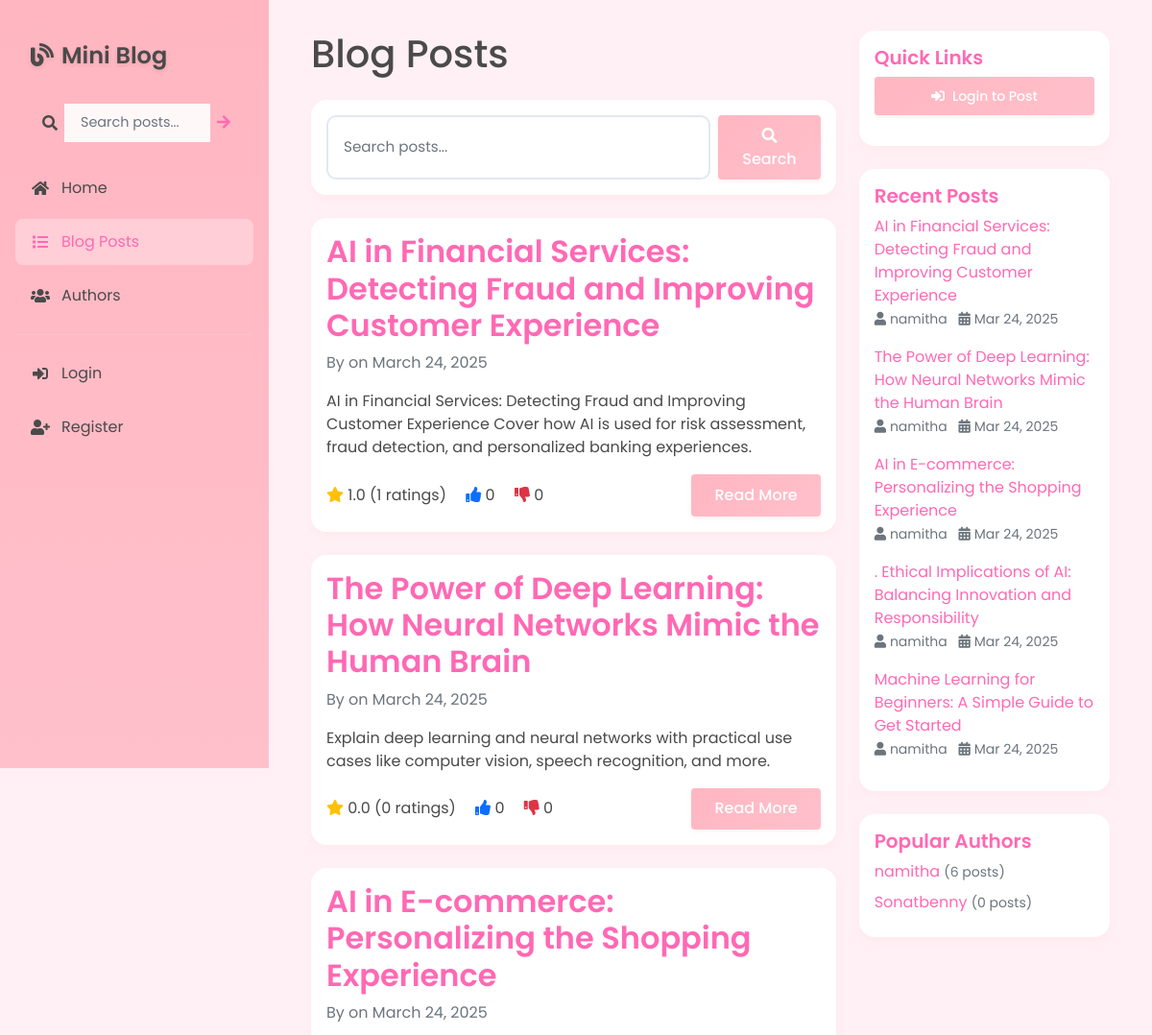
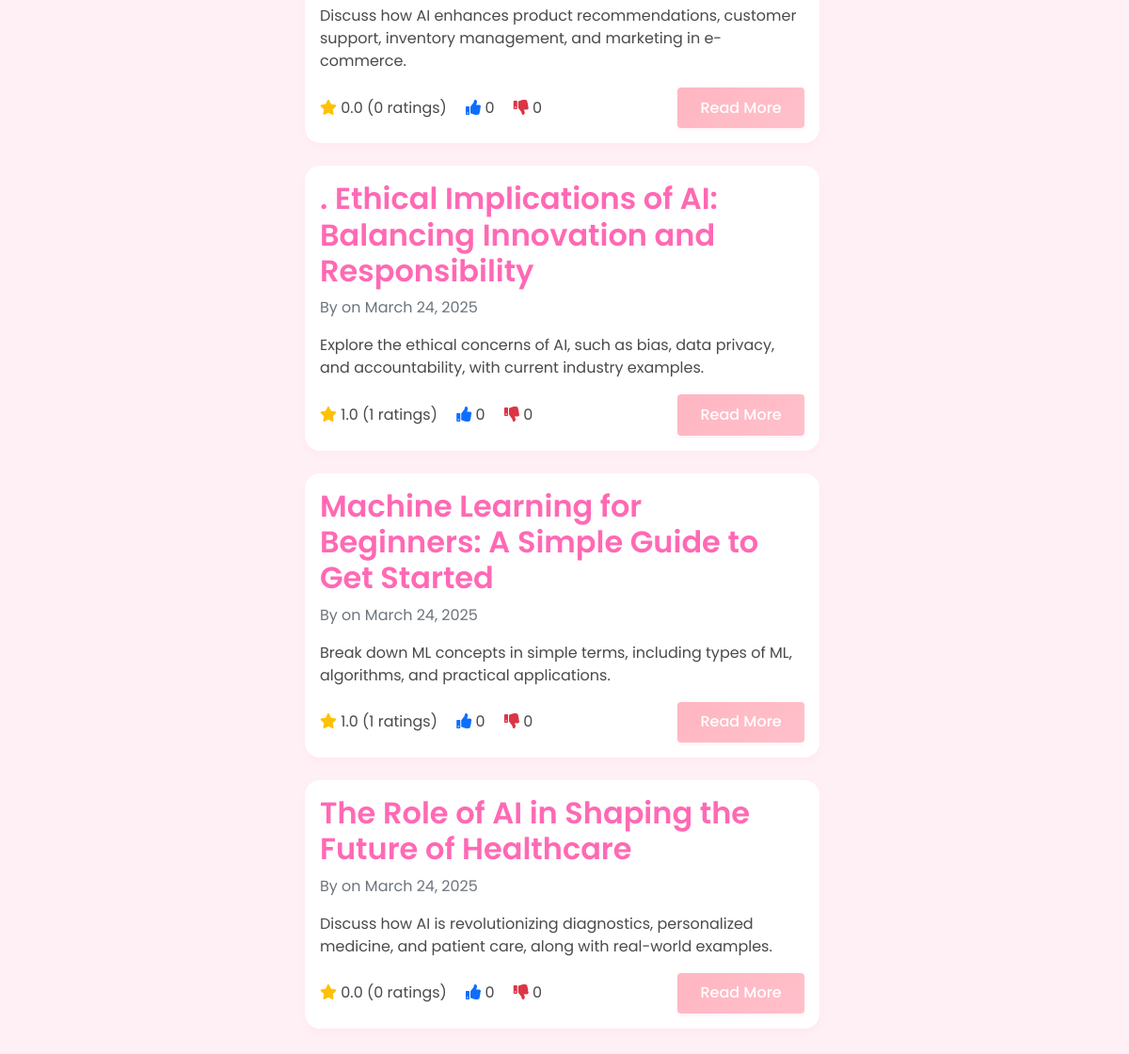
/blog/blogs/, run on the app's committed database (2 pictures, top to bottom).
### app/models.py (models this page shows, shortened)
class Blog(models.Model):
    title = models.CharField(max_length=200)
    author = models.ForeignKey(Author, on_delete=models.CASCADE)
    content = models.TextField(help_text="Write your blog content here")
    post_date = models.DateTimeField(default=timezone.now)
    image = models.ImageField(upload_to='blog_images/', null=True, blank=True)
    audio = models.FileField(upload_to='blog_audio/', null=True, blank=True, help_text='Upload an audio file (MP3, WAV)')
    average_rating = models.DecimalField(max_digits=3, decimal_places=2, default=0.00)
    total_ratings = models.IntegerField(default=0)
    likes_count = models.IntegerField(default=0)
    dislikes_count = models.IntegerField(default=0)
    class Meta:
        ordering = ['-post_date']

class Author(models.Model):
    user = models.OneToOneField(User, on_delete=models.CASCADE)
    bio = models.TextField(max_length=500, help_text="Enter your biography", blank=True)
    profile_picture = models.ImageField(upload_to='profile_pics/', default='profile_pics/default.png')

### app/views.py (the view)
# urls.py: path('blog/blogs/', views.BlogListView.as_view(), name='blog-list'),
class BlogListView(generic.ListView):
    model = Blog
    template_name = 'app/blog_list.html'
    context_object_name = 'blogs'
    ordering = ['-post_date']
    paginate_by = 10
    def get_queryset(self):
        queryset = super().get_queryset()
        search_query = self.request.GET.get('q')
        if search_query:
            queryset = queryset.filter(
                Q(title__icontains=search_query) |
                Q(content__icontains=search_query) |
                Q(author__user__username__icontains=search_query)
            )
        return queryset
    def get_context_data(self, **kwargs):
        context = super().get_context_data(**kwargs)
        context['search_query'] = self.request.GET.get('q', '')
        context['recent_blogs'] = Blog.objects.all().order_by('-post_date')[:5]
        context['popular_authors'] = Author.objects.annotate(
            post_count=Count('blog')
        ).order_by('-post_count')[:5]
        return context

### app/templates/app/blog_list.html (shortened to what this page needs)
{% extends "app/base.html" %}
{% block content %}
<div class="container">
    <div class="row">
        <div class="col-md-8">
            <h1 class="mb-4">Blog Posts</h1>
            <div class="card mb-4">
                <div class="card-body">
                    <form method="get" class="d-flex">
                        <input type="text" name="q" class="form-control me-2" placeholder="Search posts..." value="{{ search_query }}">
                        <button type="submit" class="btn btn-primary">
                            <i class="fas fa-search"></i> Search
                        </button>
                    </form>
                </div>
            </div>
            {% if blogs %}
                {% for blog in blogs %}
                    <div class="card mb-4">
                        <div class="card-body">
                            <h2 class="card-title">
                                <a href="{% url 'app:blog-detail' blog.pk %}" class="text-decoration-none">
                                    {{ blog.title }}
                                </a>
                            </h2>
                            <p class="card-text text-muted">
                                By {{ blog.author.username }} on {{ blog.post_date|date:"F d, Y" }}
                            </p>
                            <p class="card-text">{{ blog.content|truncatewords:50 }}</p>
                            <div class="d-flex justify-content-between align-items-center">
                                <div class="blog-stats">
                                    <span class="me-3">
                                        <i class="fas fa-star text-warning"></i> {{ blog.average_rating|floatformat:1 }}
                                        ({{ blog.total_ratings }} ratings)
                                    </span>
                                    <span class="me-3">
                                        <i class="fas fa-thumbs-up text-primary"></i> {{ blog.likes_count }}
                                    </span>
                                    <span>
                                        <i class="fas fa-thumbs-down text-danger"></i> {{ blog.dislikes_count }}
                                    </span>
                                </div>
                                <a href="{% url 'app:blog-detail' blog.pk %}" class="btn btn-primary">
                                    Read More
                                </a>
                            </div>
                        </div>
                    </div>
                {% endfor %}
            {% else %}
                <div class="alert alert-info">
                    <i class="fas fa-info-circle me-2"></i>
                    No blog posts found. {% if search_query %}Try a different search query.{% else %}Be the first to create a post!{% endif %}
                </div>
            {% endif %}
        </div>
        <div class="col-md-4">
            <div class="card mb-4">
                <div class="card-body">
                    <h5 class="card-title">Quick Links</h5>
                    <ul class="list-unstyled">
                        {% if user.is_authenticated %}
                            <li class="mb-2">
                                <a href="{% url 'app:blog-create' %}" class="btn btn-primary btn-sm w-100">
                                    <i class="fas fa-plus-circle me-2"></i>Create New Post
                                </a>
                            </li>
                            <li class="mb-2">
                                <a href="{% url 'app:author-dashboard' %}" class="btn btn-outline-secondary btn-sm w-100">
                                    <i class="fas fa-tachometer-alt me-2"></i>My Dashboard
                                </a>
                            </li>
                        {% else %}
                            <li class="mb-2">
                                <a href="{% url 'login' %}" class="btn btn-primary btn-sm w-100">
                                    <i class="fas fa-sign-in-alt me-2"></i>Login to Post
                                </a>
                            </li>
                        {% endif %}
                    </ul>
                </div>
            </div>
            <div class="card mb-4">
                <div class="card-body">
                    <h5 class="card-title">Recent Posts</h5>
                    {% for recent_blog in recent_blogs %}
                        <div class="mb-3">
                            <a href="{% url 'app:blog-detail' recent_blog.pk %}" class="text-decoration-none">
                                {{ recent_blog.title }}
                            </a>
                            <br>
                            <small class="text-muted">
                                <i class="fas fa-user me-1"></i>{{ recent_blog.author.user.username }}
                                <i class="fas fa-calendar-alt ms-2 me-1"></i>{{ recent_blog.post_date|date:"M d, Y" }}
                            </small>
                        </div>
                    {% empty %}
                        <p class="text-muted">No recent posts</p>
                    {% endfor %}
                </div>
            </div>
            <div class="card">
                <div class="card-body">
                    <h5 class="card-title">Popular Authors</h5>
                    {% for author in popular_authors %}
                        <div class="mb-2">
                            <a href="{% url 'app:author-detail' author.pk %}" class="text-decoration-none">
                                {{ author.user.username }}
                            </a>
                            <small class="text-muted">({{ author.blog_set.count }} posts)</small>
                        </div>
                    {% empty %}
                        <p class="text-muted">No authors yet</p>
                    {% endfor %}
                </div>
            </div>
        </div>
    </div>
</div>
{% endblock %}

### app/templates/app/base.html (style rules this page uses)
:root { --primary-color: #FFB6C1; --primary-light: #FFC0CB; --secondary-color: #FFE4E1; --accent-color: #FF69B4; --background-light: #FFF0F5; --background-soft: #FFF5F8; --text-primary: #4A4A4A; --text-secondary: #666666; --success-light: #98FB98; --success-dark: #3CB371; --info-light: #B0E0E6; --info-dark: #4682B4; --warning-light: #FFE4B5; --warning-dark: #FFA500; --danger-light: #FFB6C1; --danger-dark: #FF4500; }
body { font-family: 'Poppins', sans-serif; background: var(--background-light); color: var(--text-primary); display: flex; min-height: 100vh; }
.card { border: none; border-radius: 16px; box-shadow: 0 4px 6px rgba(255, 182, 193, 0.1); transition: transform 0.3s ease, box-shadow 0.3s ease; background: white; }
.card-title { color: var(--accent-color); font-weight: 600; }
.btn-primary { background: linear-gradient(135deg, var(--primary-color), var(--primary-light)); border: none; padding: 0.6rem 1.5rem; font-weight: 500; transition: all 0.3s ease; box-shadow: 0 2px 4px rgba(255, 182, 193, 0.2); }
.form-control { border-radius: 10px; border: 2px solid #e2e8f0; padding: 0.75rem 1rem; transition: all 0.3s ease; font-size: 0.95rem; }
a { color: var(--accent-color); transition: all 0.3s ease; }

### data on the page
Blog: title "AI in Financial Services: Detecting Fraud and Improving Customer Experience", post_date "March 24, 2025", content "AI in Financial Services: Detecting Fraud and Improving Customer Experience Cover how AI is used for risk assessment, fraud detection, and personalized banking experiences.", average_rating "1.0", total_ratings "1", likes_count "0", dislikes_count "0", author.user.username "namitha", post_date "Mar 24, 2025"
Blog: title "The Power of Deep Learning: How Neural Networks Mimic the Human Brain", post_date "March 24, 2025", content "Explain deep learning and neural networks with practical use cases like computer vision, speech recognition, and more.", average_rating "0.0", total_ratings "0", likes_count "0", dislikes_count "0", author.user.username "namitha", post_date "Mar 24, 2025"
Blog: title "AI in E-commerce: Personalizing the Shopping Experience", post_date "March 24, 2025", content "Discuss how AI enhances product recommendations, customer support, inventory management, and marketing in e-commerce.", average_rating "0.0", total_ratings "0", likes_count "0", dislikes_count "0", author.user.username "namitha", post_date "Mar 24, 2025"
Blog: title ". Ethical Implications of AI: Balancing Innovation and Responsibility", post_date "March 24, 2025", content "Explore the ethical concerns of AI, such as bias, data privacy, and accountability, with current industry examples.", average_rating "1.0", total_ratings "1", likes_count "0", dislikes_count "0", author.user.username "namitha", post_date "Mar 24, 2025"
Blog: title "Machine Learning for Beginners: A Simple Guide to Get Started", post_date "March 24, 2025", content "Break down ML concepts in simple terms, including types of ML, algorithms, and practical applications.", average_rating "1.0", total_ratings "1", likes_count "0", dislikes_count "0", author.user.username "namitha", post_date "Mar 24, 2025"
Blog: title "The Role of AI in Shaping the Future of Healthcare", post_date "March 24, 2025", content "Discuss how AI is revolutionizing diagnostics, personalized medicine, and patient care, along with real-world examples.", average_rating "0.0", total_ratings "0", likes_count "0", dislikes_count "0"
Author: user.username "namitha", blog_set.count "6"
Author: user.username "Sonatbenny", blog_set.count "0"
